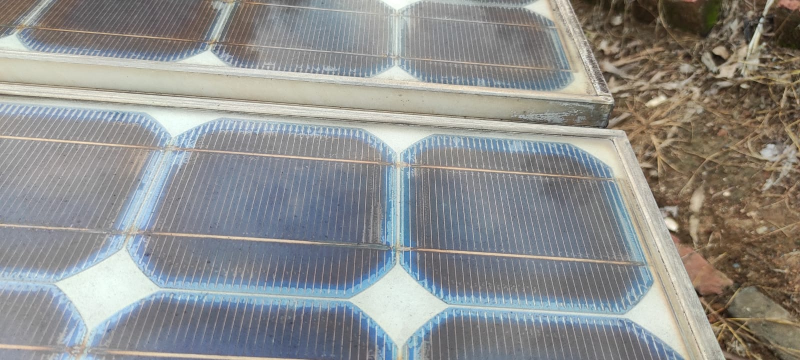
#> input picture dataset/img (1).png, 1600 x 720 px (shown at 1/2 size); its folder holds only this picture in this run
$ python contours.py
#> lines starting #> are read from the running program, lines starting #| are printed output that depends on the picture; after the words box and inside, x2 and y2 are one past the last pixel; in counts of white or black regions, pixels touching at a corner belong together
#> further down, image is the input picture: shape (720, 1600, 3); mean B, G, R 141.6, 143.2, 142.5
### lineDetect.py
import cv2
import numpy as np

'''input : numpy array, return (numpy array,edge_close)'''
def getLinedImg(img):
    new_img = np.copy(img)
    gray = cv2.cvtColor(new_img,cv2.COLOR_BGR2GRAY)
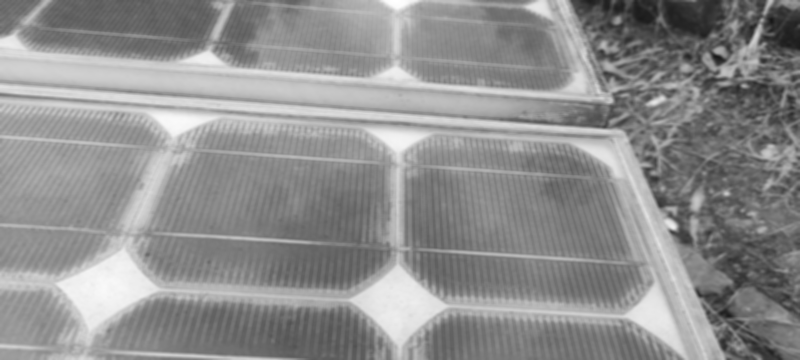
#> gray: shape (720, 1600) (shown at 1/2 size); min 22, max 255, mean 142.8
    edges = cv2.Canny(gray,50,150,apertureSize = 3)
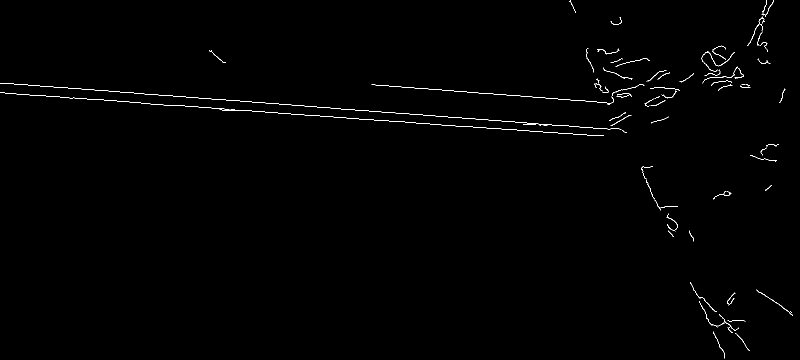
#> edges: shape (720, 1600) (shown at 1/2 size); 0.55% white in thin lines or dots
    lines = cv2.HoughLines(edges,1,np.pi/180, 200)
#> lines = [[187, 1.64]]
    line_length = 2000
    try:
        for line in lines[:3]:
            for r_theta in line:
                r,theta = r_theta
                if theta > 1.4 and theta < 1.8:
                    a = np.cos(theta)
                    b = np.sin(theta)
                    x0 = a*r
                    y0 = b*r
                    x1 = int(x0 + line_length*(-b))
                    y1 = int(y0 + line_length*(a))
                    x2 = int(x0 - line_length*(-b))
                    y2 = int(y0 - line_length*(a))
                    cv2.line(new_img,(x1,y1), (x2,y2), (0,0,255),2)
#> this loop made 1 pass
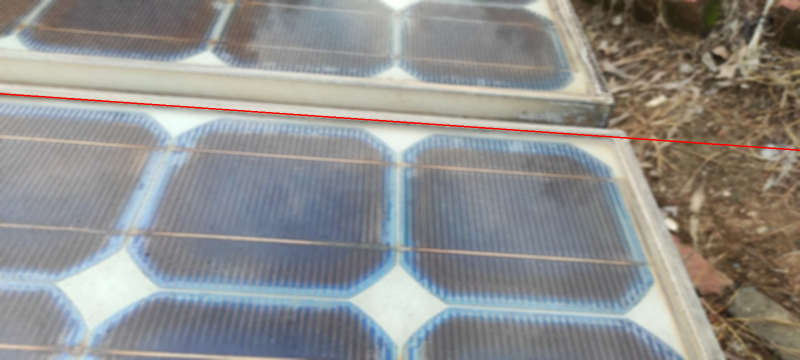
#> new_img: shape (720, 1600, 3) (shown at 1/2 size); mean B, G, R 141, 142.5, 142.9
    except:
        pass
    return new_img

# [13 lines left out: function colorDetect, not called in this run]


# [6 lines that do not run on import are left out]

### contours.py
import cv2
import numpy as np
from lineDetect import getLinedImg


def getContours(image):
    image =  cv2.GaussianBlur(image,(9,7),cv2.BORDER_DEFAULT)
    gray = cv2.cvtColor(image, cv2.COLOR_BGR2GRAY)

    edged = cv2.Canny(gray, 30, 200)

    contours, hierarchy = cv2.findContours(edged,
        cv2.RETR_EXTERNAL, cv2.CHAIN_APPROX_NONE)

    return edged,contours


if __name__ == '__main__':
# Let's load a simple image with 3 black squares
    for i in range(1,16):
        image = cv2.imread(f'dataset/img ({i}).png')
        image =  cv2.GaussianBlur(image,(9,7),cv2.BORDER_DEFAULT)
        line_img = getLinedImg(image)
        # Grayscale
        gray = cv2.cvtColor(image, cv2.COLOR_BGR2GRAY)

        # Find Canny edges
        edged = cv2.Canny(gray, 30, 200)
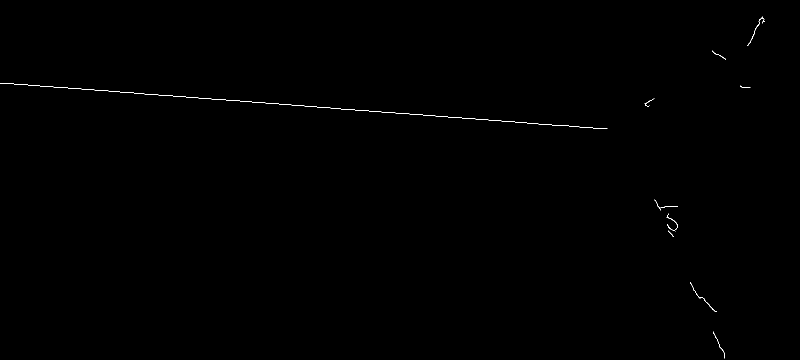
#> edged: shape (720, 1600) (shown at 1/2 size); 0.15% white in thin lines or dots

        # Finding Contours
        # Use a copy of the image e.g. edged.copy()
        # since findContours alters the image
        contours, hierarchy = cv2.findContours(edged,
            cv2.RETR_EXTERNAL, cv2.CHAIN_APPROX_NONE)
#> contours = 11 contours, 9 with area under 20; largest, box (x1, y1, x2, y2) and area: (1380, 564, 1434, 624) 30, (1494, 33, 1530, 92) 28

        cv2.imwrite(f'contour/img ({i}).png', edged)

        print("Number of Contours found = " + str(len(contours)))
#| Number of Contours found = 11

        # Draw all contours
        # -1 signifies drawing all contours
        cv2.drawContours(image, contours, -1, (0, 255, 0), 3)
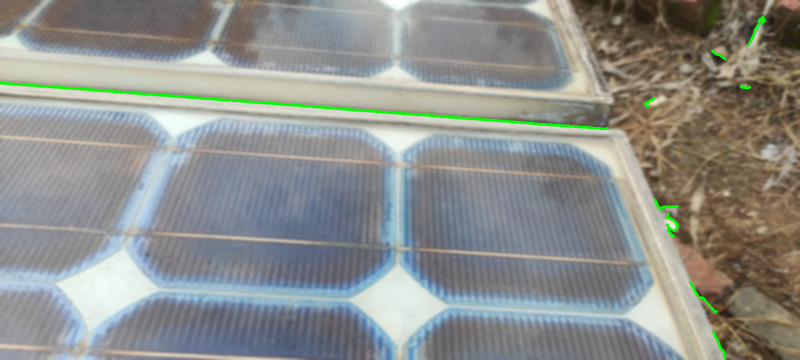
#> image: shape (720, 1600, 3) (shown at 1/2 size); mean B, G, R 140.6, 143.9, 141.3
#> (the run stopped early here; a loop or call above may not have finished)
